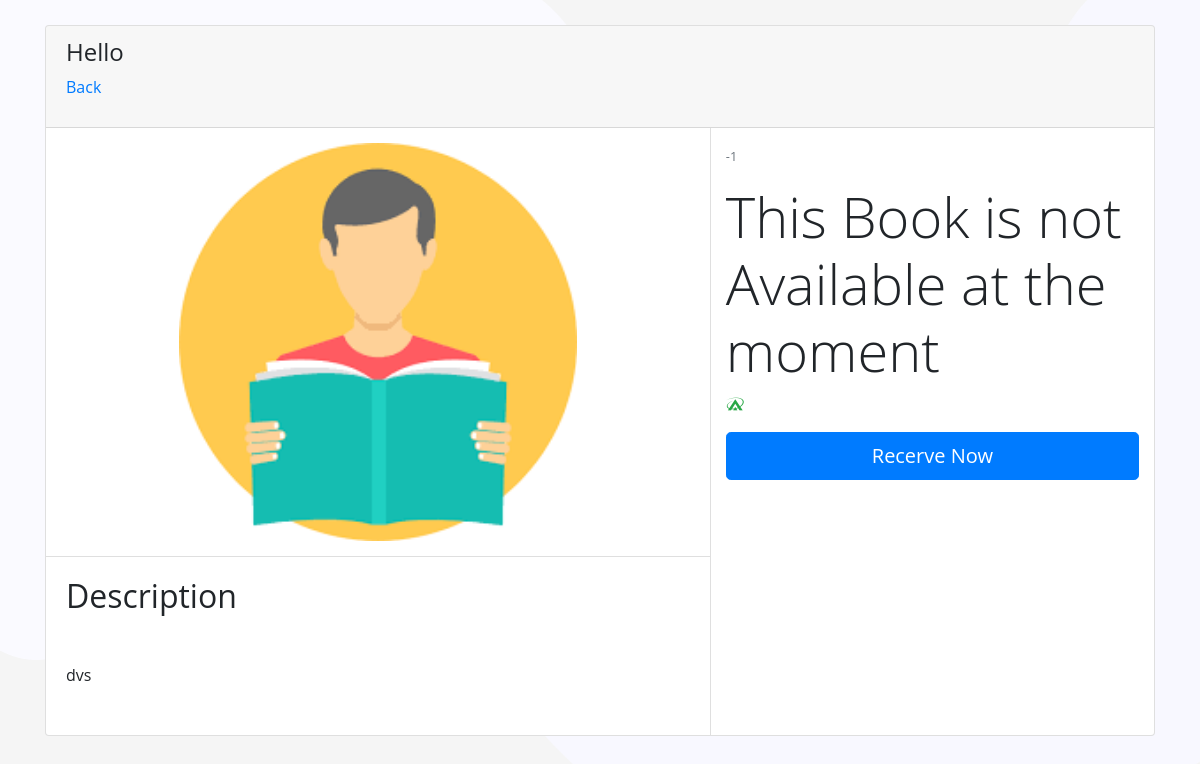
The app's page /recerve.php?p_id=45 with its own data.
### tables this page shows
CREATE TABLE `books` (
  `id` int(11) NOT NULL,
  `bookName` varchar(255) NOT NULL,
  `bcategory` varchar(255) NOT NULL,
  `bDate` date NOT NULL,
  `cnumber` varchar(255) NOT NULL,
  `price` int(12) NOT NULL,
  `discription` text NOT NULL,
  `image` text NOT NULL
);

### recerve.php (the view, shortened to what this page needs)
<?php include"include/db.php" ?>
<?php include"include/header.php" ?>
<?php
 if(isset($_GET['p_id'])){
                $the_book_id = $_GET['p_id'];
                $query = "SELECT * FROM books where id = '$the_book_id' ";
                                        $select_book =mysqli_query($connection,$query);
                                while($row = mysqli_fetch_assoc($select_book)){
                                            $discription = $row['discription'];
                                            $cnumber = $row['cnumber'];
                                            $image = $row['image'];
?>
<main>
    <form action="" method="post" enctype="multipart/form-data">
        <div class="container">
            <div class="row">
                <div class="col-lg-12">
                    <div class="card mb-10">
                        <div class="card-header">
                            <h4>Hello <?php echo $_SESSION['firstName']; ?></h4>
                            <a href="store.php?p_id=<?php echo $_SESSION['id']; ?>">
                                <p style="align:left">Back</p>
                            </a>
                        </div>
                        <div class="card-body store-body">
                            <div class="product-info">
                                <div class="product-gallery">
                                    <div class="product-gallery-featured">
                                        <img src="imges/books/<?php echo $image ?>" alt="" style="width:60%">
                                    </div>
                                </div>
                                <div class="product-seller-recommended">
                                    <div class="product-description mb-5">
                                        <h2 class="mb-5">Description</h2>
                                        <p><?php echo $discription ?></p>
                                    </div>
                                </div>
                            </div>
                            <div class="product-payment-details">
                                <p class="last-sold text-muted"><small><?php echo $cnumber ?></small></p>
                                <h2 class="product-price display-4"><?php
                                                if($cnumber>0){
                                                     echo" Avilable $cnumber Books In Store";
                                                }else{
                                                     echo" This Book is not Available at the moment";
                                                }
                                       ?>
                                </h2>
                                <p class="text-success"><i class="fab fa-asymmetrik"></i></p>
                                <input type="submit" name="recerve" class="btn btn-primary btn-lg btn-block" value="Recerve Now">
                            </div>
                        </div>
                    </div>
                </div>
            </div>
        </div>
    </form>
</main>
<?php
}
}
?>

### css/style.css (style rules this page uses)
body { color: #888888; font-family: "Roboto", sans-serif; font-size: 15px; font-weight: 400; line-height: 1.667; }
h1, h2, h3, h4, h5, h6 { font-family: "Roboto Condensed", sans-serif; color: #2a2a2a; line-height: 1.25; }
h2, .h2 { font-size: 26px; }
@media (min-width: 768px) { h2, .h2 { font-size: 36px; } }
.bg-shape { position: relative; }
.bg-shape::before { content: ""; display: block; position: absolute; top: 0; left: 0; width: 595px; height: 660px; background: url(../img/home/bg-shape-left.png) left center no-repeat; background-size: cover; z-index: -1; }
.bg-shape::after { content: ""; display: block; position: absolute; top: 0; right: 0; width: 755px; height: 860px; background: url(../img/home/bg-shape-right.png) left center no-repeat; background-size: cover; z-index: -1; }

### recerve.php (style rules this page uses)
body { background-color: #f5f5f5; padding-top: 25px; font-family: 'Open sans', Arial, sans-serif; }
.store-body { display: flex; flex-direction: row; padding: 0; }
.store-body .product-info { width: 60%; border-right: 1px solid rgba(0, 0, 0, .125); }
.store-body .product-payment-details { width: 40%; padding: 15px 15px 0 15px; }
.product-info .product-gallery { display: flex; flex-direction: row; border-bottom: 1px solid rgba(0, 0, 0, .125); }
.product-gallery-featured { display: flex; width: 100%; flex-direction: row; justify-content: center; align-items: flex-start; padding: 15px 0; cursor: zoom-in; }
.product-info .product-seller-recommended { padding: 20px 20px 0 20px; }

### records on screen
books: image (picture), discription "dvs", cnumber "-1", shows "This Book is not Available at the moment"
